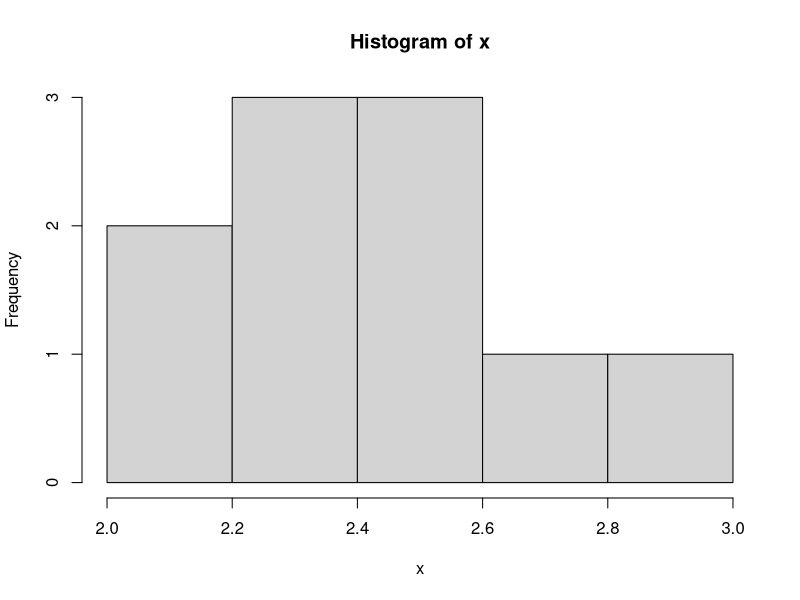
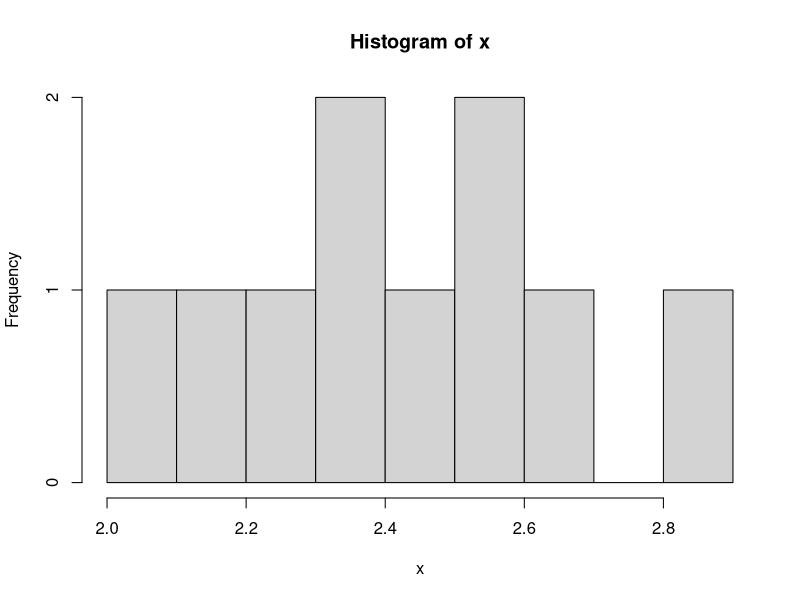
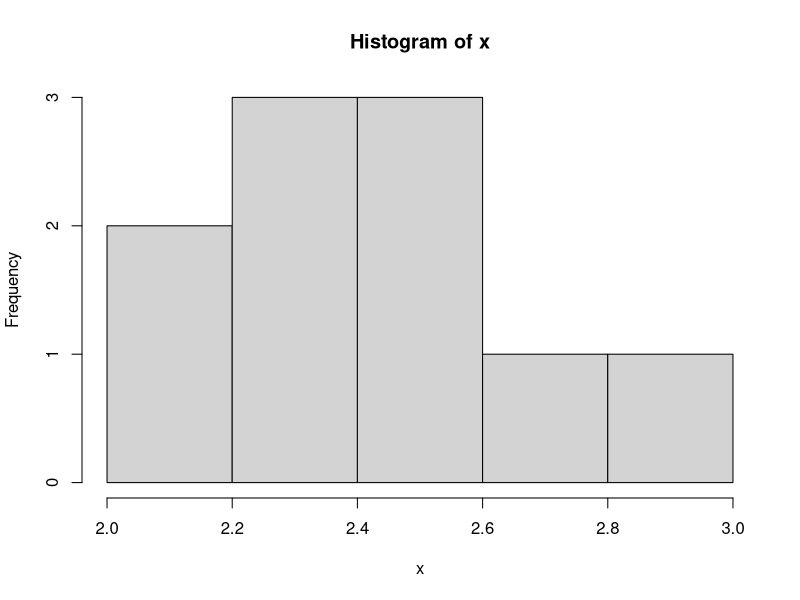
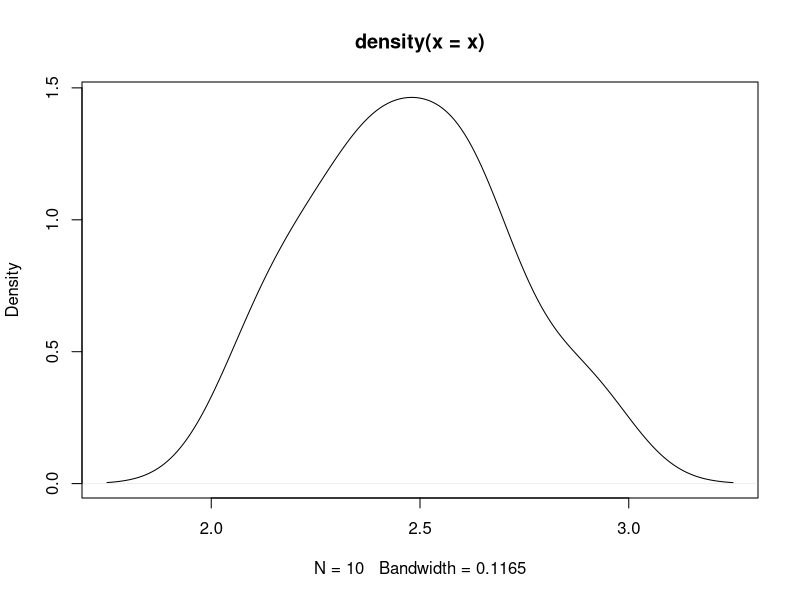

Write R code to recreate these figures, in order.
# data
x = c(2.1, 2.4, 2.2, 2.3, 2.7, 2.5, 2.4, 2.6, 2.6,2.9)
x
# graphical methods
# histogram
hist(x)
?hist
# break points
hist(x,breaks =c(2, 2.1,2.2,2.3,2.4,2.5,2.6,2.7,2.8,2.9))
hist(x,breaks =c(2,2.2,2.4,2.6,2.8,3.0))
# density function
plot(density(x))
# numerical methods
mu = mean(x)
?mean
mu
# alternative mean(x)
mub = sum(x)/length(x)
mub
s2 = var(x)
?var
s2
# alternative var(x)
s2b = sum((x-mub)^2)/(length(x)-1)
s2b
s = sd(x)
s
# alternative sd(x)
sb = s2b^.5
sb
# var(x) versus sd(x)
sc = sqrt(s2)
sc
